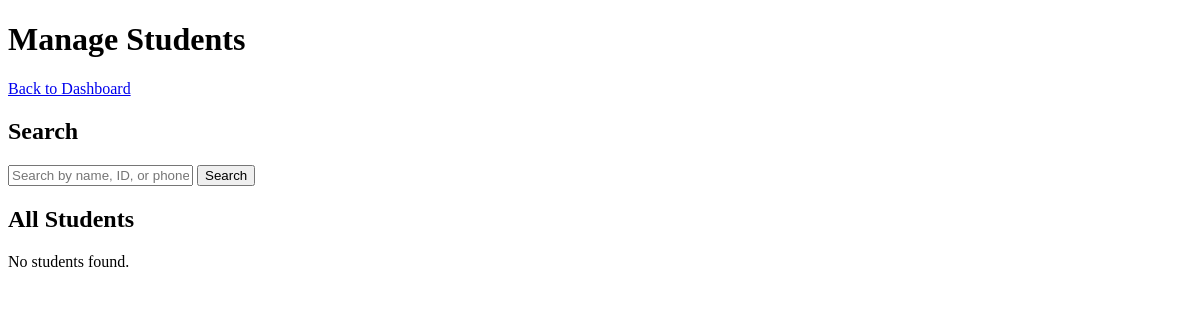
/admin/manage_students, run on an earlier commit of the app's database.
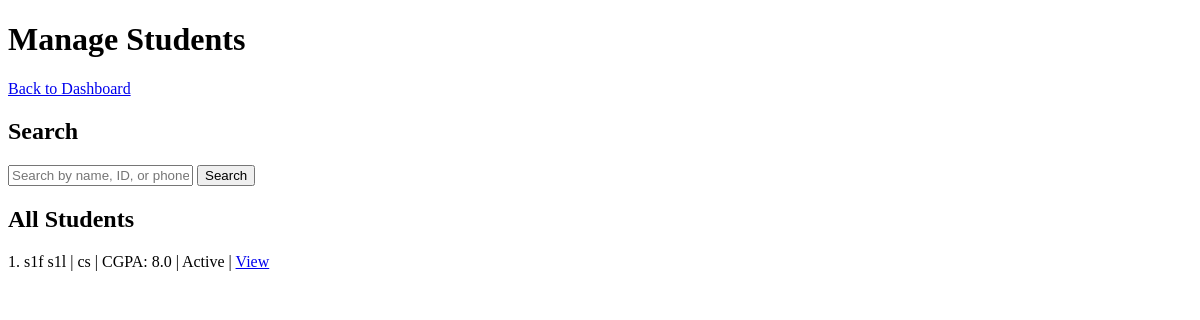
And on a later commit of the database.
### models.py (models this page shows)
class Student(db.Model):
    __tablename__ = 'students'
    student_id = db.Column(db.Integer, primary_key=True)
    user_id = db.Column(db.Integer, db.ForeignKey('users.user_id'), unique=True)
    email = db.Column(db.String(100), db.ForeignKey('users.email'), unique=True, nullable=False)
    f_name = db.Column(db.String(20), nullable=False)
    l_name = db.Column(db.String(20), nullable=False)
    department = db.Column(db.String(100))
    cgpa = db.Column(db.Float)
    phone = db.Column(db.String(10))
    resume = db.Column(db.String(200))
    is_blacklisted = db.Column(db.Boolean, default=False)

### routes/admin.py (the view)
@admin.route('/manage_students')
def manage_students():
    q = request.args.get('q', '').strip()
    if q:
        students = Student.query.filter(
            db.or_(
                Student.f_name.ilike(f'%{q}%'),
                Student.l_name.ilike(f'%{q}%'),
                Student.phone.ilike(f'%{q}%'),
                Student.student_id == q if q.isdigit() else False
            )
        ).all()
    else:
        students = Student.query.all()
    return render_template('admin/manage_student.html', students=students)

### templates/admin/manage_student.html (shortened to what this page needs)
<!DOCTYPE html>
<html lang="en">
<head>
</head>
<body>
  <h1>Manage Students</h1>
  <a href="{{ url_for('admin.dashboard') }}">Back to Dashboard</a>
  <h2>Search</h2>
  <form method="GET" action="{{ url_for('admin.manage_students') }}">
    <input type="text" name="q" placeholder="Search by name, ID, or phone" value="{{ request.args.get('q', '') }}">
    <button type="submit">Search</button>
  </form>
  <h2>All Students</h2>
  {% for s in students %}
    <p>
      {{ loop.index }}. {{ s.f_name }} {{ s.l_name }} | {{ s.department }} | CGPA: {{ s.cgpa }} |
      {% if s.is_blacklisted %} Blacklisted {% else %} Active {% endif %}
      | <a href="{{ url_for('admin.student_detail', student_id=s.student_id) }}">View</a>
    </p>
  {% else %}
    <p>No students found.</p>
  {% endfor %}
</body>
</html>

What changed in the data, as far as the page shows it:
added Student: f_name "s1f", l_name "s1l", department "cs", cgpa "8.0", is_blacklisted "Active"
Also different on the page:
text no longer shown: "No students found."
